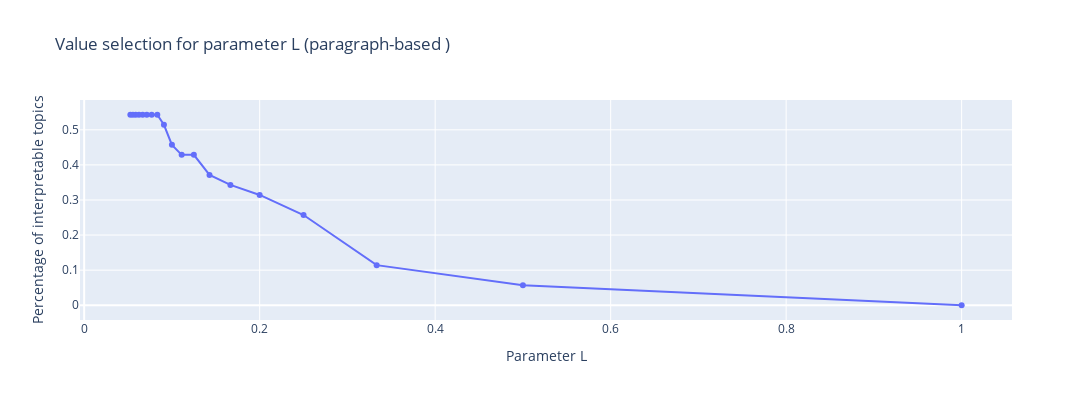

Notebook code cell kept with this figure:
### Markdown cell above
The following chart shows that when L = 0.5, the the percentage of interpretable topics is 100%, so we set L = 0.5 - ie, each topic needs at least 2(1/L) paragraphs to be interpreted.

### Code cell
df_topic_para2 = df_topic_para1.drop(['document_id', 'paragraphs'], axis = 1)
list_perc2 = []
for i in list_L:
    num = perc(i, df_topic_para2)
    list_perc2.append(num)

df_L2 = pd.DataFrame({'Parameter L': list_L, 'Percentage of interpretable topics': list_perc2})
fig_L2 = px.line(df_L2, x = 'Parameter L', y="Percentage of interpretable topics", title = 'Value selection for parameter L (paragraph-based )')
fig_L2.update_layout(autosize=False, width=1200, height=400)
fig_L2.update_traces(mode = "lines + markers")
fig_L2.show()

### Figure 1 — Plotly figure (JSON) as saved in the notebook; plotly's stock layout.template omitted (floating-point values rounded to 4 significant figures)
{"data": [{"hovertemplate": "Parameter L=%{x}<br>Percentage of interpretable topics=%{y}<extra></extra>", "legendgroup": "", "line": {"color": "#636efa", "dash": "solid"}, "mode": "lines+markers", "name": "", "orientation": "v", "showlegend": false, "type": "scatter", "x": [1, 0.5, 0.3333, 0.25, 0.2, 0.1667, 0.1429, 0.125, 0.1111, 0.1, 0.09091, 0.08333, 0.07692, 0.07143, 0.06667, 0.0625, 0.05882, 0.05556, 0.05263], "xaxis": "x", "y": [0, 0.05714, 0.1143, 0.2571, 0.3143, 0.3429, 0.3714, 0.4286, 0.4286, 0.4571, 0.5143, 0.5429, 0.5429, 0.5429, 0.5429, 0.5429, 0.5429, 0.5429, 0.5429], "yaxis": "y"}], "layout": {"autosize": false, "height": 400, "legend": {"tracegroupgap": 0}, "title": {"text": "Value selection for parameter L (paragraph-based )"}, "width": 1200, "xaxis": {"anchor": "y", "domain": [0, 1], "title": {"text": "Parameter L"}}, "yaxis": {"anchor": "x", "domain": [0, 1], "title": {"text": "Percentage of interpretable topics"}}}}
